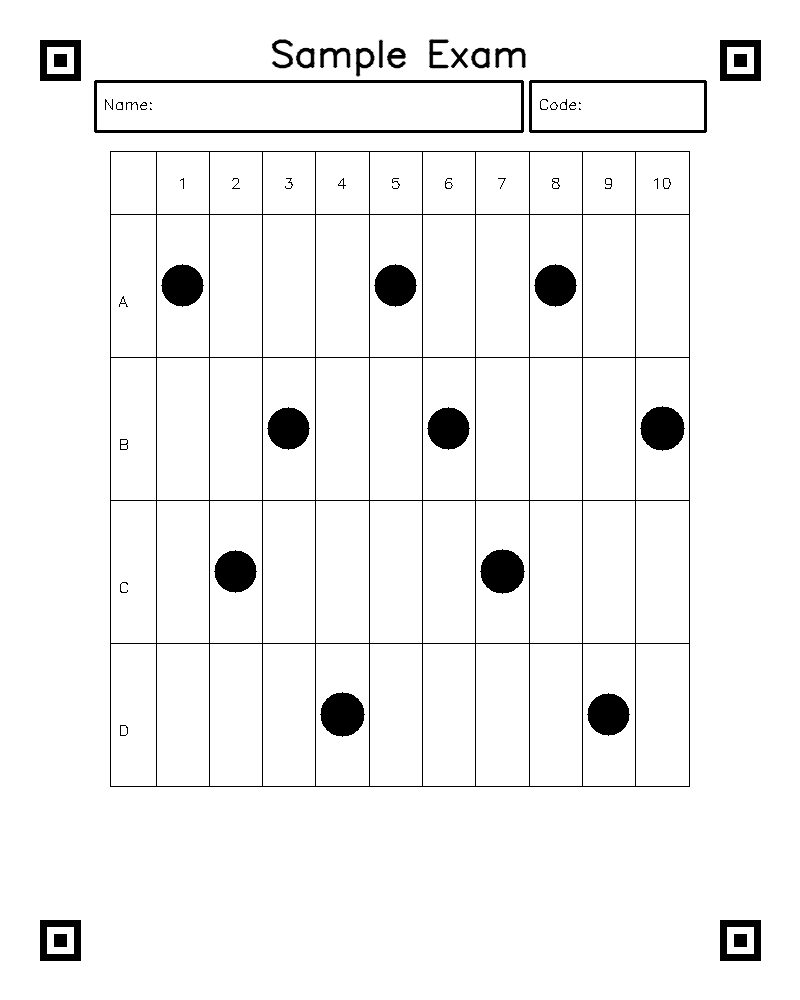
#> input picture examples/aligned_exam.png, 800 x 1000 px
$ python -i pattern_recognition.py   (imports and definitions only)
#> lines starting #> are read from the running program, lines starting #| are printed output that depends on the picture; after the words box and inside, x2 and y2 are one past the last pixel; in counts of white or black regions, pixels touching at a corner belong together
"""
Pattern Recognition Module for Exam Evaluation

This module provides pattern recognition capabilities using OpenCV for exam image analysis.

OPTIMIZATIONS IMPLEMENTED:
- Direct use of OpenCV functions for maximum performance
- Smart grayscale conversion (avoids redundant conversions)
- Efficient preprocessing pipeline with native OpenCV operations
- Removal of duplicate code and unnecessary wrapper methods
- Optimized morphology for shadow removal
- Internal helper methods (_to_gray) for efficient code reuse
"""

import cv2
import numpy as np
from typing import Tuple, List, Optional


class PatternRecognizer:
    """
    A class for performing pattern recognition on exam images using OpenCV.

    This class provides methods for detecting patterns, shapes, and features
    in exam images for automated evaluation.
    """

    def __init__(self):
        """Initialize the PatternRecognizer."""
        self.opencv_version = cv2.__version__

    def load_image(self, image_path: str) -> Optional[np.ndarray]:
        """
        Load an image from the specified path.

        Args:
            image_path: Path to the image file

        Returns:
            The loaded image as a numpy array, or None if loading fails
        """
#> called with image_path = '../../examples/aligned_exam.png'
        image = cv2.imread(image_path)
#> image is the input picture: shape (1000, 800, 3); min 0, max 255, mean 243.3
        if image is None:
            print(f"Error: Could not load image from {image_path}")
            return None
        return image

    def _to_gray(self, image: np.ndarray) -> np.ndarray:
        """
        Convert image to grayscale if needed (optimized helper method).

        Optimization: Avoids redundant conversion if image is already grayscale.

        Args:
            image: Input image (BGR or already grayscale)

        Returns:
            Grayscale image
        """
        if len(image.shape) == 2:
            return image
        return cv2.cvtColor(image, cv2.COLOR_BGR2GRAY)

    # Public methods for API compatibility
    # [306 lines left out: functions convert_to_grayscale, apply_threshold, detect_edges, find_contours, detect_circles, template_matching and 3 more, not called in this run]

    def find_alignment_squares(self, image: np.ndarray, min_area: int = 2000) -> List[Tuple[int, int]]:
        """
        Detect filled square alignment markers in an image.

        Args:
            image: Input image (BGR or grayscale)
            min_area: Minimum contour area to consider as an alignment square

        Returns:
            List of (x, y) centers for detected square markers. Returns an empty
            list if none are found.
        """
        # Optimization: use helper method for grayscale conversion
        gray = self._to_gray(image)
        _, thr = cv2.threshold(gray, 128, 255, cv2.THRESH_BINARY_INV | cv2.THRESH_OTSU)
        # Use morphological closing to reduce small holes/blur effects
        kernel = cv2.getStructuringElement(cv2.MORPH_RECT, (5, 5))
        thr = cv2.morphologyEx(thr, cv2.MORPH_CLOSE, kernel)
        contours, _ = cv2.findContours(thr, cv2.RETR_EXTERNAL, cv2.CHAIN_APPROX_SIMPLE)

        markers = []
        for cnt in contours:
            area = cv2.contourArea(cnt)
            if area < max(800, min_area * 0.2):
                continue

            # bounding rect and aspect ratio
            x, y, w, h = cv2.boundingRect(cnt)
            if h == 0:
                continue
            ar = float(w) / float(h)

            # solidity: how much of bounding box is covered by contour
            rect_area = float(w * h)
            solidity = area / rect_area if rect_area > 0 else 0

            # Accept roughly-square, fairly-solid contours
            if 0.5 <= ar <= 2.0 and solidity > 0.4 and area > min_area * 0.1:
                cx = x + w // 2
                cy = y + h // 2
                markers.append((cx, cy))

        return markers

    def _expected_marker_positions(self, template_size: Tuple[int, int], margin: int, alignment_square_size: int) -> np.ndarray:
        """Return expected marker center positions for a given template size.

        Order: top-left, top-right, bottom-left, bottom-right.
        """
        w, h = template_size
        sq = float(alignment_square_size)
        return np.array([
            [margin + sq / 2.0, margin + sq / 2.0],
            [w - margin - sq / 2.0, margin + sq / 2.0],
            [margin + sq / 2.0, h - margin - sq / 2.0],
            [w - margin - sq / 2.0, h - margin - sq / 2.0],
        ], dtype=np.float32)

    def _select_nearest_markers(self, candidates: List[Tuple[int, int]], expected: np.ndarray) -> Optional[np.ndarray]:
        """Select the nearest candidate to each expected corner.

        Returns an array of shape (4,2) with float32 coordinates or None if not enough candidates.
        """
        if len(candidates) < 4:
            return None
        cand = [(float(x), float(y)) for x, y in candidates]
        src_pts = []
        # For each expected point, pick the nearest remaining candidate
        for ex in expected:
            dists = [((cx - ex[0])**2 + (cy - ex[1])**2, i) for i, (cx, cy) in enumerate(cand)]
            if not dists:
                return None
            dists.sort()
            best_idx = dists[0][1]
            best = cand.pop(best_idx)
            src_pts.append(best)
        return np.array(src_pts, dtype=np.float32)

    def align_exam_image(self, image: np.ndarray, template_size: Tuple[int, int] = (800, 1000), margin: int = 40, alignment_square_size: int = 40) -> Optional[np.ndarray]:
        """
        Attempt to deskew/resize a scanned exam image using the four corner
        alignment squares. If four markers are found, a perspective transform
        is computed to map the scanned markers to ideal template corners.

        Args:
            image: Input BGR image of a scanned exam
            template_size: Desired output (width, height) in pixels
            margin: Margin used when template was generated
            alignment_square_size: Size of alignment squares used in template

        Returns:
            Warped image aligned to the template coordinate system, or None if
            alignment failed (e.g., fewer than 4 markers detected)
        """
        candidates = self.find_alignment_squares(image)
        if len(candidates) < 4:
            return None

        h_img, w_img = image.shape[:2]
        # expected positions in the scanned image coordinate system
        expected_img = self._expected_marker_positions((w_img, h_img), margin, alignment_square_size)
        src = self._select_nearest_markers(candidates, expected_img)
        if src is None:
            return None

        # destination positions in the template coordinate system
        dst = self._expected_marker_positions(template_size, margin, alignment_square_size)

        M = cv2.getPerspectiveTransform(src, dst)
        w, h = template_size
        warped = cv2.warpPerspective(image, M, (w, h), flags=cv2.INTER_LINEAR)
        return warped

    def remove_shadows(self, image: np.ndarray) -> np.ndarray:
        """
        Remove shadows from an image to improve detection.

        This method uses morphological operations to eliminate uneven lighting
        and shadows that can affect mark detection.

        Args:
            image: Input image (BGR or grayscale)

        Returns:
            Shadow-removed image (grayscale, 8-bit)
        """
        # Optimization: use helper method for conversion
        gray = self._to_gray(image)

        # Optimized pipeline using OpenCV directly
        blurred = cv2.GaussianBlur(gray, (5, 5), 0)
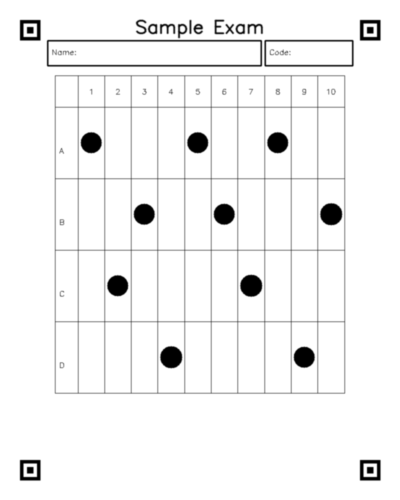
#> blurred: shape (1000, 800) (shown at 1/2 size); min 0, max 255, mean 243.3
        kernel = cv2.getStructuringElement(cv2.MORPH_ELLIPSE, (20, 20))
        background = cv2.morphologyEx(blurred, cv2.MORPH_DILATE, kernel, iterations=3)
#> background: shape (1000, 800); every value is 255
        shadow_removed = cv2.divide(blurred, background, scale=255)

        return cv2.equalizeHist(shadow_removed)
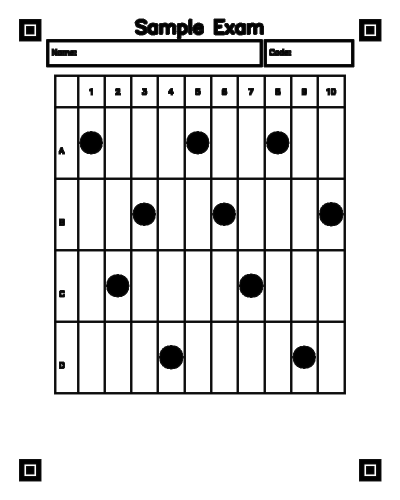
#> returned value: shape (1000, 800) (shown at 1/2 size); min 0, max 255, mean 225.6

    def convert_to_black_and_white(self, image: np.ndarray, use_adaptive: bool = False, remove_shadows: bool = False) -> np.ndarray:
        """
        Convert image to binary (pure black and white) using optimized OpenCV pipeline.

        Optimizations:
        - Smart grayscale conversion (avoids redundancy)
        - Optional shadow removal with morphology
        - Direct OpenCV thresholding (adaptive or simple)

        Args:
            image: Input image (BGR or grayscale)
            use_adaptive: If True, use adaptive threshold (better for variable lighting)
            remove_shadows: If True, remove shadows first (useful if not done previously)

        Returns:
            Binary (black and white) image where black=0, white=255
        """
        # Optimization: efficient grayscale conversion
        gray = self._to_gray(image)

        # Remove shadows only if explicitly requested
        if remove_shadows:
            gray = self.remove_shadows(gray)

        # Optimized thresholding pipeline with OpenCV
        if use_adaptive:
            # Blur + adaptive threshold for variable lighting
            blurred = cv2.GaussianBlur(gray, (5, 5), 0)
            return cv2.adaptiveThreshold(
                blurred, 255, cv2.ADAPTIVE_THRESH_GAUSSIAN_C,
                cv2.THRESH_BINARY, 11, 2
            )
        else:
            # Simple threshold (optimal for preprocessed images)
            _, binary = cv2.threshold(gray, 200, 255, cv2.THRESH_BINARY)
            return binary

    def extract_answer_cells(
        self,
        image: np.ndarray,
        num_questions: int = 10,
        choices_per_question: int = 4,
        template_size: Tuple[int, int] = (800, 1000),
        margin: int = 40,
        alignment_square_size: int = 40,
    ) -> List[List[Tuple[int, int, int, int]]]:
        """
        Extract the coordinates of answer cells from an aligned exam sheet.

        Returns a list where each element represents a question, and contains
        a list of (x, y, w, h) tuples for each choice cell.

        Args:
            image: Aligned exam sheet image
            num_questions: Number of questions in the exam
            choices_per_question: Number of choices per question
            template_size: Template size (width, height)
            margin: Template margin
            alignment_square_size: Size of alignment squares

        Returns:
            List of lists containing cell coordinates (x, y, width, height)
        """
        width, height = template_size
        sq = alignment_square_size

        # Calculate table position (must match template generation)
        # Title and name box calculations
        title_scale = 1.2
        title_thickness = 2
        title_font = cv2.FONT_HERSHEY_SIMPLEX
        (t_w, t_h), _ = cv2.getTextSize("Exam", title_font, title_scale, title_thickness)
        title_y = margin + t_h

        box_top = title_y + 15
        box_height = 50

        table_top = box_top + box_height + 20

        content_left = margin + sq + 15
        content_right = width - margin - sq - 15
        content_w = content_right - content_left
        table_w = int(content_w * 0.95)
        table_left = content_left + (content_w - table_w) // 2

        available_height = height - table_top - margin - sq - 20
        table_height = int(available_height * 0.85)

        n_cols = max(1, num_questions)
        n_choice_rows = max(1, choices_per_question)
        header_h = max(18, int(table_height * 0.10))
        remaining_h = table_height - header_h
        choice_row_h = max(15, int(remaining_h / n_choice_rows))

        label_col_w = max(30, int(table_w * 0.08))
        q_area_w = table_w - label_col_w
        cell_w = q_area_w / n_cols

        # Extract cell coordinates
        cells = []
        for col in range(n_cols):
            question_cells = []
            col_x1 = int(table_left + label_col_w + col * cell_w)
            col_x2 = int(table_left + label_col_w + (col + 1) * cell_w)

            for row in range(n_choice_rows):
                row_y1 = table_top + header_h + row * choice_row_h
                row_y2 = table_top + header_h + (row + 1) * choice_row_h

                # Add small padding to avoid borders
                padding = 3
                x = col_x1 + padding
                y = row_y1 + padding
                w = (col_x2 - col_x1) - 2 * padding
                h = (row_y2 - row_y1) - 2 * padding

                question_cells.append((x, y, w, h))

            cells.append(question_cells)

        return cells

    def is_cell_marked(
        self,
        binary_image: np.ndarray,
        cell_coords: Tuple[int, int, int, int],
        threshold: float = 0.30
    ) -> bool:
        """
        Determine if a cell is marked by analyzing the ratio of black pixels.

        Args:
            binary_image: Binary (black and white) image
            cell_coords: Tuple of (x, y, width, height) for the cell
            threshold: Minimum ratio of black pixels to consider cell as marked (0-1)

        Returns:
            True if cell is marked, False otherwise
        """
        x, y, w, h = cell_coords

        # Ensure coordinates are within image bounds
        img_h, img_w = binary_image.shape[:2]
        x = max(0, min(x, img_w - 1))
        y = max(0, min(y, img_h - 1))
        w = max(1, min(w, img_w - x))
        h = max(1, min(h, img_h - y))

        # Extract cell region
        cell = binary_image[y:y+h, x:x+w]

        if cell.size == 0:
            return False

        # Count black pixels (value 0 in binary image)
        black_pixels = np.sum(cell == 0)
        total_pixels = cell.size

        # Calculate ratio
        black_ratio = black_pixels / total_pixels

        return black_ratio >= threshold

    def detect_marked_answers(
        self,
        image: np.ndarray,
        num_questions: int = 10,
        choices_per_question: int = 4,
        template_size: Tuple[int, int] = (800, 1000),
        margin: int = 40,
        alignment_square_size: int = 40,
        mark_threshold: float = 0.15
    ) -> List[Optional[int]]:
        """
        Detect marked answers from an exam sheet image.

        This method performs the complete pipeline:
        1. Converts image to black and white
        2. Extracts answer cell coordinates
        3. Detects which cells are marked
        4. Validates that only one answer per question is marked

        Args:
            image: Input exam sheet image (should be aligned)
            num_questions: Number of questions
            choices_per_question: Number of choices per question
            template_size: Template size
            margin: Template margin
            alignment_square_size: Alignment square size
            mark_threshold: Threshold for detecting marked cells

        Returns:
            List of detected answers (0-indexed), None for invalid/unmarked questions
            Example: [0, 2, 1, None, 3, ...] means Q1=A, Q2=C, Q3=B, Q4=invalid, Q5=D
        """
        # Convert to black and white
        binary = self.convert_to_black_and_white(image)

        # Extract cell coordinates
        cells = self.extract_answer_cells(
            image, num_questions, choices_per_question,
            template_size, margin, alignment_square_size
        )

        # Detect marked answers
        answers = []
        for question_idx, question_cells in enumerate(cells):
            marked_choices = []

            for choice_idx, cell_coords in enumerate(question_cells):
                if self.is_cell_marked(binary, cell_coords, mark_threshold):
                    marked_choices.append(choice_idx)

            # Validate: exactly one answer should be marked
            if len(marked_choices) == 1:
                answers.append(marked_choices[0])
            else:
                # Invalid: either no answer or multiple answers marked
                answers.append(None)

        return answers

    def process_exam_sheet(
        self,
        image_path: str,
        num_questions: int = 10,
        choices_per_question: int = 4,
        template_size: Tuple[int, int] = (800, 1000),
        margin: int = 40,
        alignment_square_size: int = 40,
        mark_threshold: float = 0.15,
        remove_shadows: bool = True
    ) -> dict:
        """
        Complete pipeline to process an exam sheet from image file.

        This is the main method that combines all steps:
        1. Load image
        2. Remove shadows (optional, improves detection)
        3. Align image using corner markers
        4. Convert to black and white
        5. Detect marked answers

        Args:
            image_path: Path to the exam sheet image
            num_questions: Number of questions
            choices_per_question: Number of choices per question
            template_size: Template size
            margin: Template margin
            alignment_square_size: Alignment square size
            mark_threshold: Threshold for detecting marked cells
            remove_shadows: If True, removes shadows before processing (recommended)

        Returns:
            Dictionary containing:
                - 'success': bool indicating if processing succeeded
                - 'answers': List of detected answers (if successful)
                - 'error': Error message (if failed)
                - 'aligned_image': Aligned image (if successful)
                - 'shadow_removed_image': Shadow-removed image (if remove_shadows=True)
        """
        # Load image
        image = self.load_image(image_path)
        if image is None:
            return {
                'success': False,
                'error': f'Failed to load image: {image_path}',
                'answers': None,
                'aligned_image': None,
                'shadow_removed_image': None
            }

        # Remove shadows if requested (improves marker and mark detection)
        processed_image = image
        shadow_removed_image = None
        if remove_shadows:
            # Convert to grayscale and remove shadows
            gray_no_shadows = self.remove_shadows(image)
            # Convert back to BGR for alignment
            shadow_removed_image = cv2.cvtColor(gray_no_shadows, cv2.COLOR_GRAY2BGR)
            processed_image = shadow_removed_image

        # Align image
        aligned = self.align_exam_image(
            processed_image, template_size, margin, alignment_square_size
        )
#> in find_alignment_squares, `_, thr = cv2.threshold(gray, 128, 255, cv2.THRESH_BINARY_INV | cv2.THR..`:
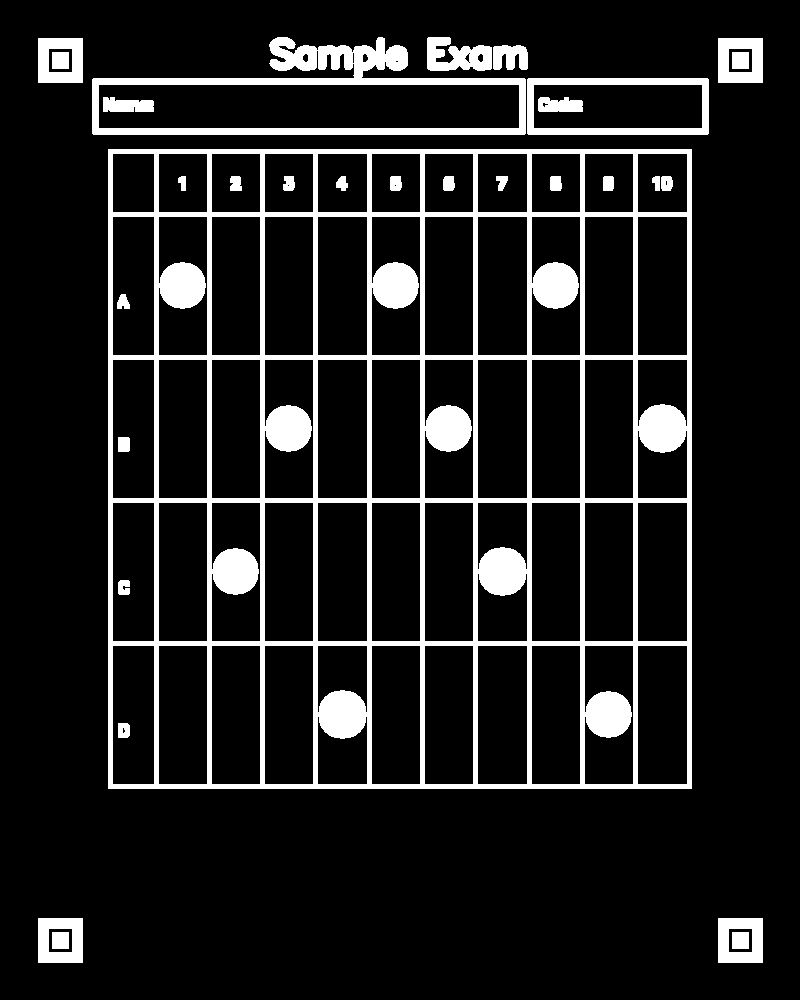
#> thr: shape (1000, 800); 12.2% white; 30 white regions, largest, box (x1, y1, x2, y2) and area: (108, 149, 692, 789) 71930, (92, 37, 526, 135) 9855, (527, 78, 709, 135) 3146
#> in find_alignment_squares, `contours, _ = cv2.findContours(thr, cv2.RETR_EXTERNAL, cv2.CHAIN_APPRO..`: contours = 7 contours; box (x1, y1, x2, y2) and area: (108, 149, 692, 789) 372537, (92, 37, 709, 135) 37906, (427, 37, 528, 71) 2476, (718, 918, 763, 963) 1936, (38, 918, 83, 963) 1936, (718, 38, 763, 83) 1936, (38, 38, 83, 83) 1936
#> (the rest of the program and of its run is left out)
